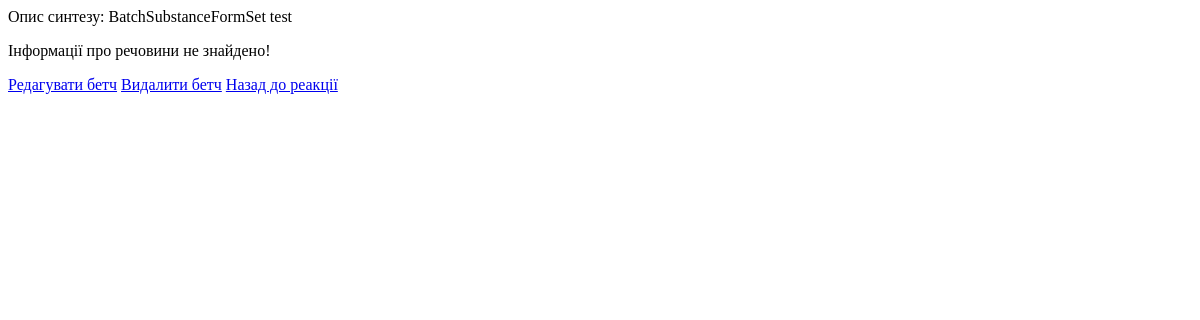
The page /chembook/reactions/9/batches/8 (signed in) on the database as committed earlier.
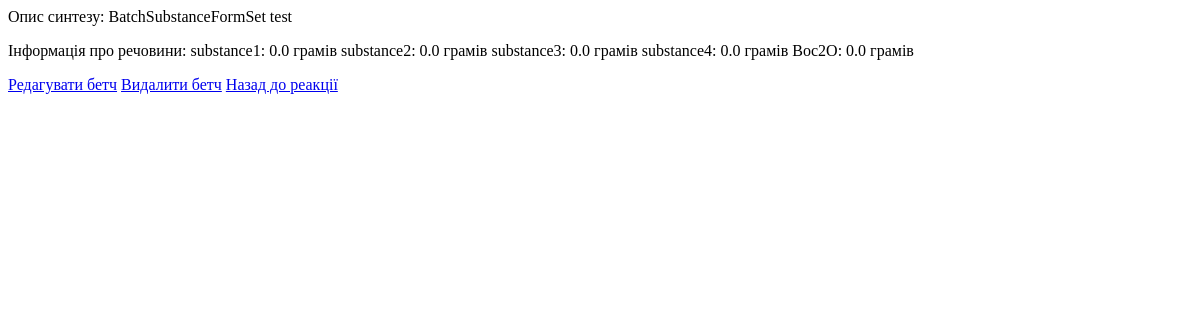
The same page on the database as committed later.
### chembook/models.py (models this page shows, shortened)
class BatchSubstance(models.Model):
    batch = models.ForeignKey(Batch, on_delete=models.CASCADE, related_name='substances')
    substance = models.ForeignKey(Substance, on_delete=models.CASCADE, related_name='usages_in_batches')
    quantity = models.FloatField(default=0)
    equivalents = models.FloatField(default=0)
    mass = models.FloatField(default=0)

class Substance(models.Model):
    name = models.CharField(max_length=255)
    smiles = models.CharField(max_length=255,blank=True, null=True)
    image = models.FileField(blank=True, null=True)
    molecular_mass = models.FloatField(default=0, blank=True, null=True) #TODO: прибрати бленк і нулл, прописати логіку для дефолту і вайпнути БД

### chembook/views.py (the view)
# urls.py: path('reactions/<int:reaction_pk>/batches/<int:batch_pk>', views.BatchDetailsView.as_view(),name='batch_details'),
class BatchDetailsView(LoginRequiredMixin, PermissionRequiredMixin, DetailView):
    model = Batch
    context_object_name = 'batch'
    template_name = 'chembook/batch_details.html'
    permission_required='chembook.view_batch'
    def has_permission(self):
        return self.request.user.has_perm('chembook.view_batch', self.get_object())
    def get_object(self):
        return get_object_or_404(Batch, pk=self.kwargs['batch_pk'], reaction__pk=self.kwargs['reaction_pk'])

### chembook/templates/chembook/batch_details.html (shortened to what this page needs)
<p>Опис синтезу:
    {{ batch.description }}
</p>
{% if batch.substances.all %}
    <p>Інформація про речовини:
        {% for batch_substance in batch.substances.all %}
            {{ batch_substance.substance.name }}: {{ batch_substance.mass }} грамів
        {% endfor %}
    </p>
{% else %}
    <p>Інформації про речовини не знайдено! </p>
{% endif %}
<a href="{% url 'chembook:batch_edit' batch.reaction.id batch.id %}">Редагувати бетч</a>
<a href="{% url 'chembook:batch_delete' batch.reaction.id batch.id %}">Видалити бетч</a>
<a href="{% url 'chembook:reaction_details' batch.reaction.id %}">Назад до реакції</a>

Rows that differ between the two databases and show on the page:
added BatchSubstance: substance.name "substance1", mass "0.0"
added BatchSubstance: substance.name "substance2", mass "0.0"
added BatchSubstance: substance.name "substance3", mass "0.0"
added BatchSubstance: substance.name "substance4", mass "0.0"
added BatchSubstance: substance.name "Boc2O", mass "0.0"
Other text that changed with them:
text no longer shown: "Інформації про речовини не знайдено!"
text now shown: "Інформація про речовини:"
